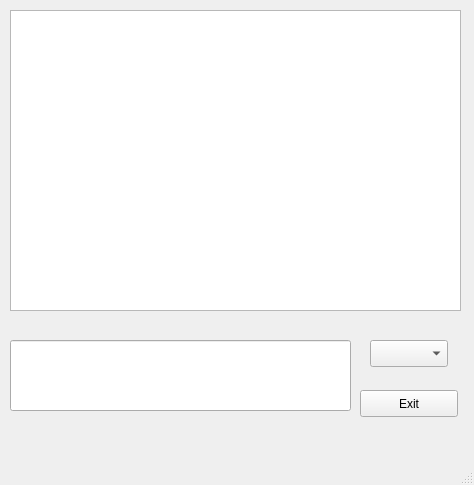
<?xml version="1.0" encoding="UTF-8"?>
<ui version="4.0">
 <class>actualchat</class>
 <widget class="QMainWindow" name="actualchat">
  <property name="geometry">
   <rect>
    <x>0</x>
    <y>0</y>
    <width>474</width>
    <height>485</height>
   </rect>
  </property>
  <property name="windowTitle">
   <string>MainWindow</string>
  </property>
  <widget class="QWidget" name="centralwidget">
   <widget class="QComboBox" name="comboBox">
    <property name="geometry">
     <rect>
      <x>370</x>
      <y>340</y>
      <width>78</width>
      <height>27</height>
     </rect>
    </property>
   </widget>
   <widget class="QTextEdit" name="textEdit">
    <property name="geometry">
     <rect>
      <x>10</x>
      <y>10</y>
      <width>451</width>
      <height>301</height>
     </rect>
    </property>
   </widget>
   <widget class="QLineEdit" name="lineEdit">
    <property name="geometry">
     <rect>
      <x>10</x>
      <y>340</y>
      <width>341</width>
      <height>71</height>
     </rect>
    </property>
   </widget>
   <widget class="QPushButton" name="pushButton">
    <property name="geometry">
     <rect>
      <x>360</x>
      <y>390</y>
      <width>98</width>
      <height>27</height>
     </rect>
    </property>
    <property name="text">
     <string>Exit</string>
    </property>
   </widget>
  </widget>
  <widget class="QMenuBar" name="menubar">
   <property name="geometry">
    <rect>
     <x>0</x>
     <y>0</y>
     <width>474</width>
     <height>25</height>
    </rect>
   </property>
  </widget>
  <widget class="QStatusBar" name="statusbar"/>
 </widget>
 <resources/>
 <connections/>
</ui>
